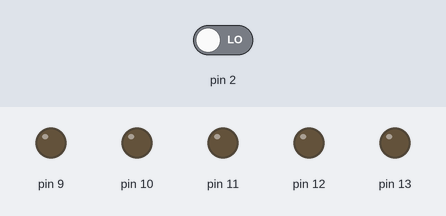
Recording of a sketch running on a simulated Arduino Uno, built with avr-gcc and run on an emulated ATmega328P. Parts: output pins drawn as LEDs (lit = HIGH). The inputs (shaded band) are chosen by the test bench; at power-on: pin 2 LOW.

Above: at 1.2 s.
1.3 s: pin 2 driven HIGH
At 1.6 s:
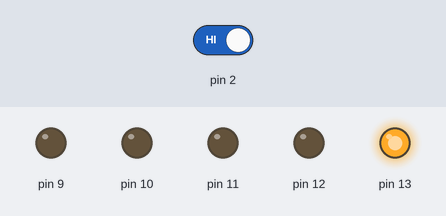
At 2.7 s:
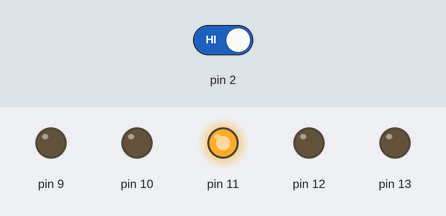
4.3 s: pin 2 driven LOW
At 4.7 s:
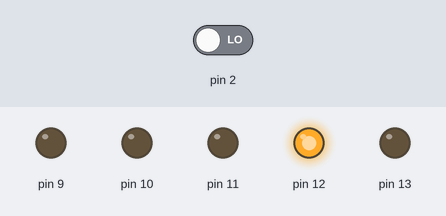
Timing chart, 0 to 7.8 s (numbered marks = the images above; inputs shaded):
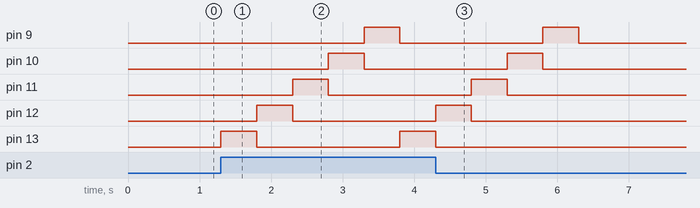

Measured:
- after the input at 1.3 s, pin 9: LOW → HIGH after 2.0 s, → LOW 0.50 s later; pin 10: LOW → HIGH after 1.5 s, → LOW 0.50 s later; pin 11: LOW → HIGH after 1.0 s, → LOW 0.50 s later; pin 12: LOW → HIGH after 0.50 s, → LOW 0.50 s later; pin 13: LOW → HIGH at once, → LOW 0.50 s later, → HIGH 2.0 s later
- after the input at 4.3 s, pin 9: goes on until 6.3 s, then stays LOW; pin 10: goes on until 5.8 s, then stays LOW; pin 11: goes on until 5.3 s, then stays LOW; pin 12: goes on until 4.8 s, then stays LOW; pin 13: goes on until 4.3 s, then stays LOW

The sketch:

Looping_LEDs_Button.ino
```cpp
void setup() {
  //Set all the LED pins to OUTPUT
  for(int i = 13; i > 8; i = i - 1) {
    pinMode(i, OUTPUT);
  }
  pinMode(2, INPUT);
}

void loop() {
  if(digitalRead(2) == HIGH) {
    for(int i = 13; i > 8; i = i - 1) {
      digitalWrite(i, HIGH);
      delay(500);
      digitalWrite(i, LOW);
    }
  }
}
```
